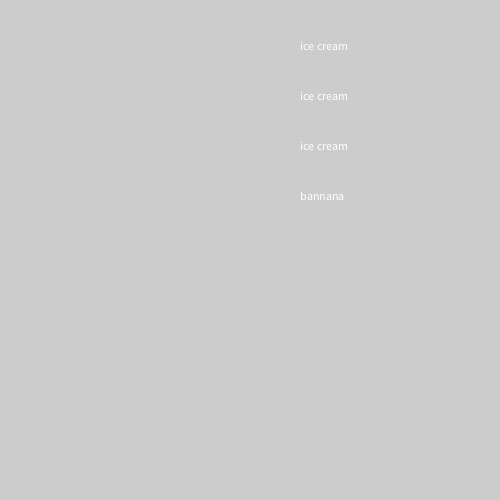
Frame 1 (no input)
Frame 60 (the mouse pressed at the canvas centre just before this capture): identical to frame 1, image omitted
Frame 120 (the mouse held since frame 60 and released just before this capture): identical to frame 1, image omitted

The Processing sketch that drew this single still picture (run headless with seeded random() and noise(); from frame 60 on, the mouse is pressed at the canvas centre):

// Processing sketch: banana_split
// ── banana_split.pde
void setup(){
size(500,500);

for (int i = 1; i <=3; i++) {
  text("ice cream", 300 , i*50);
}

text("bannana",  300, 200);
}








void draw(){
  
}
